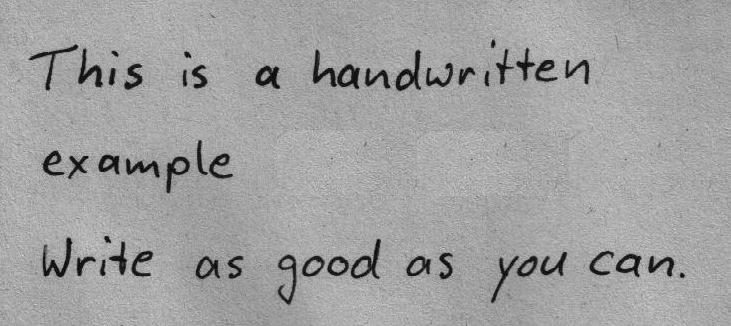
#> input picture testing1.png, 731 x 326 px
$ jupyter execute --allow-errors OCR.ipynb   (shell and % lines are left out)
#> lines starting #> are read from the running program, lines starting #| are printed output that depends on the picture; after the words box and inside, x2 and y2 are one past the last pixel; in counts of white or black regions, pixels touching at a corner belong together
## ASHUTOSH TRIPATHI

## GRIP JULY 2021 (The Sparks Foundation)

### Computer Vision and Internet of things (Task 1)
### Optical Character Recognition (ORC) Using Python

### Installing Dependencies

[cell 1]
import pytesseract
import cv2
import numpy as np
import utils
import matplotlib.pyplot as plt

[cell 2]
pytesseract.pytesseract.tesseract_cmd = r"C:\Program Files\Tesseract-OCR\tesseract.exe"

### Loading Image

[cell 3]
img = cv2.imread("testing1.png",flags=0)
#> img is the input picture: shape (326, 731); min 0, max 229, mean 161.1
img = cv2.cvtColor(img,cv2.COLOR_BGR2RGB)
img_h,img_w,_ = img.shape
#> img_h = 326; img_w = 731
plt.imshow(img)

### Preprocessing of Image

[cell 4]
gray = cv2.threshold(img, 0, 255,cv2.THRESH_TOZERO)[1]
imgGray = cv2.cvtColor(img, cv2.COLOR_RGB2GRAY) # CONVERTING IMAGE TO GRAY SCALE
imgBlur = cv2.GaussianBlur(imgGray, (5, 5), 1) # ADDING GAUSSIAN BLUR
plt.imshow(imgBlur)

[cell 5]
imgThreshold = cv2.Canny(imgBlur,100,0)# APPLYING CANNY BLUR
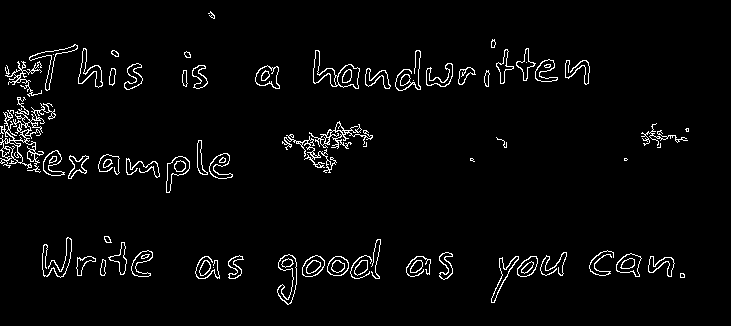
#> imgThreshold: shape (326, 731); 3.3% white in thin lines or dots, all inside (x1, y1, x2, y2) = (0, 11, 689, 305)
backup = imgThreshold.copy()
plt.imshow(imgThreshold)

[cell 6]
kernel = np.ones((5, 5))
imgDial = cv2.dilate(imgThreshold, kernel, iterations=2) # APPLYING DILATION
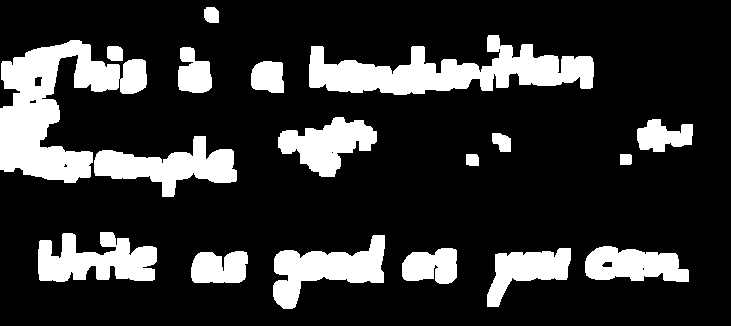
#> imgDial: shape (326, 731); 19.4% white; 18 white regions, largest, box (x1, y1, x2, y2) and area: (0, 40, 147, 183) 9855, (309, 35, 594, 95) 8599, (94, 136, 237, 197) 4079
imgThreshold = cv2.erode(imgDial, kernel, iterations=1)  # APPLYING EROSION
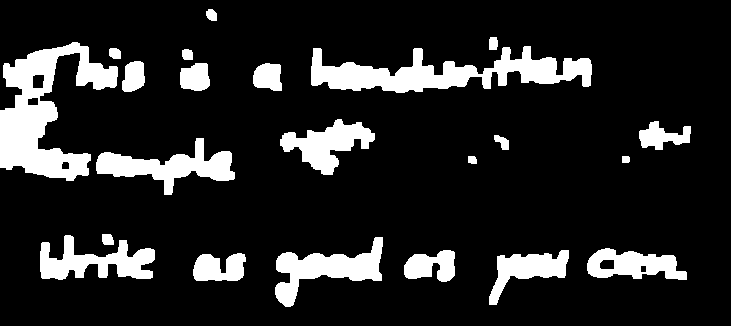
#> imgThreshold: shape (326, 731); 14.6% white; 22 white regions

[cell 7]
## FIND ALL COUNTOURS
imgContours = img.copy() # COPYING IMAGE FOR DISPLAY PURPOSES
imgBigContour = img.copy() # COPYING IMAGE FOR DISPLAY PURPOSES
contours, hierarchy = cv2.findContours(imgThreshold, cv2.RETR_EXTERNAL, cv2.CHAIN_APPROX_SIMPLE) # FINDING ALL CONTOURS
#> contours = 22 contours; largest, box (x1, y1, x2, y2) and area: (0, 42, 118, 181) 7244, (311, 46, 592, 93) 5882, (96, 138, 235, 195) 2902, (275, 237, 383, 307) 2885, (40, 235, 155, 280) 2472
cv2.drawContours(imgContours, contours, -1, (0, 255, 0), 10) # DRAWING ALL DETECTED CONTOURS
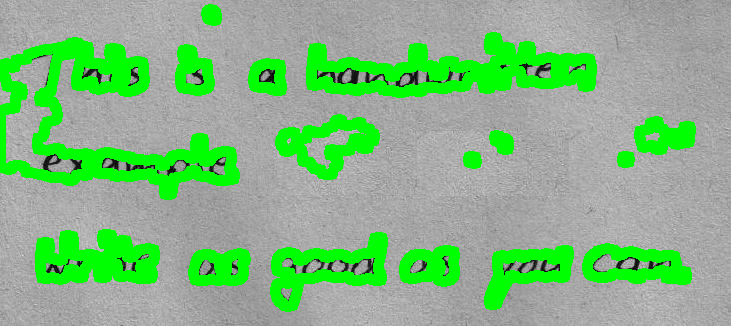
#> imgContours: shape (326, 731, 3); mean R, G, B 131, 183.6, 131
